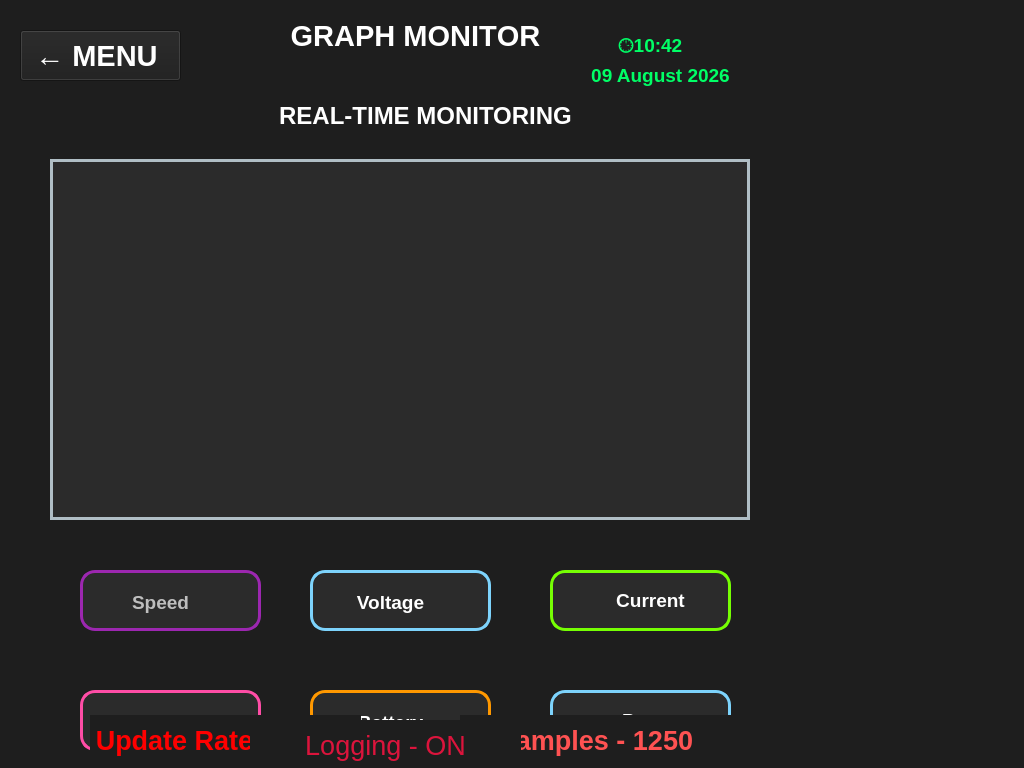
<?xml version="1.0" encoding="UTF-8"?>
<ui version="4.0">
 <class>frameUpdateRate</class>
 <widget class="QWidget" name="frameUpdateRate">
  <property name="geometry">
   <rect>
    <x>0</x>
    <y>0</y>
    <width>1024</width>
    <height>768</height>
   </rect>
  </property>
  <property name="maximumSize">
   <size>
    <width>16777215</width>
    <height>16777215</height>
   </size>
  </property>
  <property name="sizeIncrement">
   <size>
    <width>800</width>
    <height>480</height>
   </size>
  </property>
  <property name="windowTitle">
   <string>Form</string>
  </property>
  <property name="styleSheet">
   <string notr="true">background-color: rgb(30,30,30);</string>
  </property>
  <widget class="QLabel" name="realtimmonitoringTitleLabel">
   <property name="geometry">
    <rect>
     <x>260</x>
     <y>100</y>
     <width>331</width>
     <height>31</height>
    </rect>
   </property>
   <property name="sizeIncrement">
    <size>
     <width>250</width>
     <height>30</height>
    </size>
   </property>
   <property name="font">
    <font>
     <family>Arial</family>
     <pointsize>18</pointsize>
     <bold>true</bold>
    </font>
   </property>
   <property name="styleSheet">
    <string notr="true">color:white;</string>
   </property>
   <property name="text">
    <string>REAL-TIME MONITORING</string>
   </property>
   <property name="alignment">
    <set>Qt::AlignmentFlag::AlignCenter</set>
   </property>
  </widget>
  <widget class="QFrame" name="btnCurrent">
   <property name="geometry">
    <rect>
     <x>550</x>
     <y>570</y>
     <width>181</width>
     <height>61</height>
    </rect>
   </property>
   <property name="sizeIncrement">
    <size>
     <width>200</width>
     <height>95</height>
    </size>
   </property>
   <property name="styleSheet">
    <string notr="true">QFrame
{
    background-color: #2B2B2B;
    border: 3px solid #76FF03;
    border-radius: 15px;
}</string>
   </property>
   <property name="frameShape">
    <enum>QFrame::Shape::Box</enum>
   </property>
   <property name="frameShadow">
    <enum>QFrame::Shadow::Plain</enum>
   </property>
   <widget class="QLabel" name="yawTitleLabel_2">
    <property name="geometry">
     <rect>
      <x>10</x>
      <y>20</y>
      <width>181</width>
      <height>21</height>
     </rect>
    </property>
    <property name="font">
     <font>
      <family>Arial</family>
      <pointsize>14</pointsize>
      <bold>true</bold>
     </font>
    </property>
    <property name="styleSheet">
     <string notr="true">color: white;
background-color: transparent;
border: none;</string>
    </property>
    <property name="text">
     <string>Current</string>
    </property>
    <property name="alignment">
     <set>Qt::AlignmentFlag::AlignCenter</set>
    </property>
   </widget>
  </widget>
  <widget class="QFrame" name="btnSpeed">
   <property name="geometry">
    <rect>
     <x>80</x>
     <y>570</y>
     <width>181</width>
     <height>61</height>
    </rect>
   </property>
   <property name="sizeIncrement">
    <size>
     <width>200</width>
     <height>95</height>
    </size>
   </property>
   <property name="styleSheet">
    <string notr="true">QFrame
{
    background-color: #2B2B2B;
    border: 3px solid #9C27B0;
    border-radius: 15px;
}</string>
   </property>
   <property name="frameShape">
    <enum>QFrame::Shape::Box</enum>
   </property>
   <property name="frameShadow">
    <enum>QFrame::Shadow::Plain</enum>
   </property>
   <property name="lineWidth">
    <number>2</number>
   </property>
   <widget class="QLabel" name="leftRPMTitleLabel_3">
    <property name="geometry">
     <rect>
      <x>20</x>
      <y>20</y>
      <width>121</width>
      <height>25</height>
     </rect>
    </property>
    <property name="font">
     <font>
      <family>Arial</family>
      <pointsize>14</pointsize>
      <bold>true</bold>
     </font>
    </property>
    <property name="styleSheet">
     <string notr="true">background-color: transparent;
border: none;
color: rgb(190,190,190);</string>
    </property>
    <property name="text">
     <string>Speed</string>
    </property>
    <property name="alignment">
     <set>Qt::AlignmentFlag::AlignCenter</set>
    </property>
   </widget>
  </widget>
  <widget class="QLabel" name="lblcameramonitor">
   <property name="geometry">
    <rect>
     <x>270</x>
     <y>20</y>
     <width>291</width>
     <height>31</height>
    </rect>
   </property>
   <property name="maximumSize">
    <size>
     <width>500</width>
     <height>55</height>
    </size>
   </property>
   <property name="sizeIncrement">
    <size>
     <width>300</width>
     <height>40</height>
    </size>
   </property>
   <property name="font">
    <font>
     <family>Arial</family>
     <pointsize>22</pointsize>
     <bold>true</bold>
     <kerning>false</kerning>
    </font>
   </property>
   <property name="styleSheet">
    <string notr="true">color: white;</string>
   </property>
   <property name="text">
    <string>GRAPH MONITOR</string>
   </property>
   <property name="alignment">
    <set>Qt::AlignmentFlag::AlignCenter</set>
   </property>
  </widget>
  <widget class="QFrame" name="btnTemperature">
   <property name="geometry">
    <rect>
     <x>80</x>
     <y>690</y>
     <width>181</width>
     <height>61</height>
    </rect>
   </property>
   <property name="sizeIncrement">
    <size>
     <width>200</width>
     <height>95</height>
    </size>
   </property>
   <property name="styleSheet">
    <string notr="true">QFrame
{
    background-color: #2B2B2B;
    border: 3px solid #FF4DA6;
    border-radius: 15px;
}
</string>
   </property>
   <property name="frameShape">
    <enum>QFrame::Shape::Box</enum>
   </property>
   <property name="frameShadow">
    <enum>QFrame::Shadow::Plain</enum>
   </property>
   <property name="lineWidth">
    <number>2</number>
   </property>
   <widget class="QLabel" name="leftRPMTitleLabel_6">
    <property name="geometry">
     <rect>
      <x>20</x>
      <y>20</y>
      <width>121</width>
      <height>25</height>
     </rect>
    </property>
    <property name="font">
     <font>
      <family>Arial</family>
      <pointsize>14</pointsize>
      <bold>true</bold>
     </font>
    </property>
    <property name="styleSheet">
     <string notr="true">background-color: transparent;
border: none;
color: rgb(190,190,190);</string>
    </property>
    <property name="text">
     <string>Temperature</string>
    </property>
    <property name="alignment">
     <set>Qt::AlignmentFlag::AlignCenter</set>
    </property>
   </widget>
  </widget>
  <widget class="QFrame" name="btnPower">
   <property name="geometry">
    <rect>
     <x>550</x>
     <y>690</y>
     <width>181</width>
     <height>61</height>
    </rect>
   </property>
   <property name="sizeIncrement">
    <size>
     <width>200</width>
     <height>95</height>
    </size>
   </property>
   <property name="styleSheet">
    <string notr="true">QFrame
{
    background-color: #2B2B2B;
    border: 3px solid #7DD3FC;
    border-radius: 15px;
}</string>
   </property>
   <property name="frameShape">
    <enum>QFrame::Shape::Box</enum>
   </property>
   <property name="frameShadow">
    <enum>QFrame::Shadow::Plain</enum>
   </property>
   <widget class="QLabel" name="yawTitleLabel_3">
    <property name="geometry">
     <rect>
      <x>10</x>
      <y>20</y>
      <width>181</width>
      <height>21</height>
     </rect>
    </property>
    <property name="font">
     <font>
      <family>Arial</family>
      <pointsize>14</pointsize>
      <bold>true</bold>
     </font>
    </property>
    <property name="styleSheet">
     <string notr="true">color: white;
background-color: transparent;
border: none;</string>
    </property>
    <property name="text">
     <string>Power</string>
    </property>
    <property name="alignment">
     <set>Qt::AlignmentFlag::AlignCenter</set>
    </property>
   </widget>
  </widget>
  <widget class="QFrame" name="btnVoltage">
   <property name="geometry">
    <rect>
     <x>310</x>
     <y>570</y>
     <width>181</width>
     <height>61</height>
    </rect>
   </property>
   <property name="sizeIncrement">
    <size>
     <width>200</width>
     <height>95</height>
    </size>
   </property>
   <property name="styleSheet">
    <string notr="true">QFrame
{
    background-color: #2B2B2B;
    border: 3px solid #7DD3FC;
    border-radius: 15px;
}</string>
   </property>
   <property name="frameShape">
    <enum>QFrame::Shape::Box</enum>
   </property>
   <property name="frameShadow">
    <enum>QFrame::Shadow::Plain</enum>
   </property>
   <widget class="QLabel" name="rollTitleLabel_3">
    <property name="geometry">
     <rect>
      <x>30</x>
      <y>20</y>
      <width>101</width>
      <height>25</height>
     </rect>
    </property>
    <property name="sizeIncrement">
     <size>
      <width>70</width>
      <height>255</height>
     </size>
    </property>
    <property name="font">
     <font>
      <family>Arial</family>
      <pointsize>14</pointsize>
      <bold>true</bold>
     </font>
    </property>
    <property name="styleSheet">
     <string notr="true">color: white;
background-color: transparent;
border: none;</string>
    </property>
    <property name="text">
     <string>Voltage</string>
    </property>
    <property name="alignment">
     <set>Qt::AlignmentFlag::AlignCenter</set>
    </property>
   </widget>
  </widget>
  <widget class="QFrame" name="btnBattery">
   <property name="geometry">
    <rect>
     <x>310</x>
     <y>690</y>
     <width>181</width>
     <height>61</height>
    </rect>
   </property>
   <property name="sizeIncrement">
    <size>
     <width>200</width>
     <height>95</height>
    </size>
   </property>
   <property name="styleSheet">
    <string notr="true">QFrame
{
    background-color: #2B2B2B;
    border: 3px solid #FF9800;
    border-radius: 15px;
}</string>
   </property>
   <property name="frameShape">
    <enum>QFrame::Shape::Box</enum>
   </property>
   <property name="frameShadow">
    <enum>QFrame::Shadow::Plain</enum>
   </property>
   <widget class="QLabel" name="rollTitleLabel_4">
    <property name="geometry">
     <rect>
      <x>30</x>
      <y>20</y>
      <width>101</width>
      <height>25</height>
     </rect>
    </property>
    <property name="sizeIncrement">
     <size>
      <width>70</width>
      <height>255</height>
     </size>
    </property>
    <property name="font">
     <font>
      <family>Arial</family>
      <pointsize>14</pointsize>
      <bold>true</bold>
     </font>
    </property>
    <property name="styleSheet">
     <string notr="true">color: white;
background-color: transparent;
border: none;</string>
    </property>
    <property name="text">
     <string>Battery</string>
    </property>
    <property name="alignment">
     <set>Qt::AlignmentFlag::AlignCenter</set>
    </property>
   </widget>
  </widget>
  <widget class="QLabel" name="lblUpdateRate">
   <property name="geometry">
    <rect>
     <x>90</x>
     <y>715</y>
     <width>271</width>
     <height>51</height>
    </rect>
   </property>
   <property name="styleSheet">
    <string notr="true">QLabel
{
    color: #FF0000;
    font: 700 28pt &quot;Segoe UI&quot;;
}</string>
   </property>
   <property name="text">
    <string>&lt;html&gt;&lt;head/&gt;&lt;body&gt;&lt;p align=&quot;center&quot;&gt;&lt;span style=&quot; font-size:20pt; font-weight:700;&quot;&gt;Update Rate - 10 Hz &lt;/span&gt;&lt;/p&gt;&lt;/body&gt;&lt;/html&gt;</string>
   </property>
  </widget>
  <widget class="QLabel" name="lblSamples">
   <property name="geometry">
    <rect>
     <x>460</x>
     <y>715</y>
     <width>271</width>
     <height>51</height>
    </rect>
   </property>
   <property name="styleSheet">
    <string notr="true">QLabel
{
    color: #FF5252;
    font: 700 28pt &quot;Segoe UI&quot;;
}</string>
   </property>
   <property name="text">
    <string>&lt;html&gt;&lt;head/&gt;&lt;body&gt;&lt;p align=&quot;center&quot;&gt;&lt;span style=&quot; font-size:20pt; font-weight:700;&quot;&gt;Samples - 1250&lt;/span&gt;&lt;/p&gt;&lt;/body&gt;&lt;/html&gt;</string>
   </property>
  </widget>
  <widget class="QLabel" name="lblLoggingStatus">
   <property name="geometry">
    <rect>
     <x>250</x>
     <y>720</y>
     <width>271</width>
     <height>51</height>
    </rect>
   </property>
   <property name="styleSheet">
    <string notr="true">QLabel
{
    color: #DC143C;
    font: 700 28pt &quot;Segoe UI&quot;;
}</string>
   </property>
   <property name="text">
    <string>&lt;html&gt;&lt;head/&gt;&lt;body&gt;&lt;p align=&quot;center&quot;&gt;&lt;span style=&quot; font-size:20pt;&quot;&gt;Logging - ON&lt;/span&gt;&lt;/p&gt;&lt;/body&gt;&lt;/html&gt;</string>
   </property>
  </widget>
  <widget class="QPushButton" name="btnMenu">
   <property name="geometry">
    <rect>
     <x>20</x>
     <y>30</y>
     <width>161</width>
     <height>51</height>
    </rect>
   </property>
   <property name="font">
    <font>
     <pointsize>22</pointsize>
     <bold>true</bold>
    </font>
   </property>
   <property name="styleSheet">
    <string notr="true">color: white;</string>
   </property>
   <property name="text">
    <string>← MENU </string>
   </property>
  </widget>
  <widget class="QWidget" name="graphFrame" native="true">
   <property name="geometry">
    <rect>
     <x>50</x>
     <y>159</y>
     <width>700</width>
     <height>361</height>
    </rect>
   </property>
   <property name="styleSheet">
    <string notr="true">background-color: #2B2B2B;
    border: 3px solid #B0BEC5;</string>
   </property>
  </widget>
  <widget class="QLabel" name="timeLabel">
   <property name="geometry">
    <rect>
     <x>590</x>
     <y>30</y>
     <width>121</width>
     <height>31</height>
    </rect>
   </property>
   <property name="sizeIncrement">
    <size>
     <width>160</width>
     <height>30</height>
    </size>
   </property>
   <property name="font">
    <font>
     <family>Arial</family>
     <pointsize>14</pointsize>
     <bold>true</bold>
    </font>
   </property>
   <property name="styleSheet">
    <string notr="true">color: #00FF66;</string>
   </property>
   <property name="text">
    <string>🕒10:42</string>
   </property>
   <property name="alignment">
    <set>Qt::AlignmentFlag::AlignCenter</set>
   </property>
  </widget>
  <widget class="QLabel" name="dateLabel">
   <property name="geometry">
    <rect>
     <x>580</x>
     <y>60</y>
     <width>161</width>
     <height>31</height>
    </rect>
   </property>
   <property name="sizeIncrement">
    <size>
     <width>160</width>
     <height>30</height>
    </size>
   </property>
   <property name="font">
    <font>
     <family>Arial</family>
     <pointsize>14</pointsize>
     <bold>true</bold>
    </font>
   </property>
   <property name="styleSheet">
    <string notr="true">color: #00FF66;</string>
   </property>
   <property name="text">
    <string>09 August 2026</string>
   </property>
   <property name="alignment">
    <set>Qt::AlignmentFlag::AlignCenter</set>
   </property>
  </widget>
 </widget>
 <resources/>
 <connections/>
</ui>
